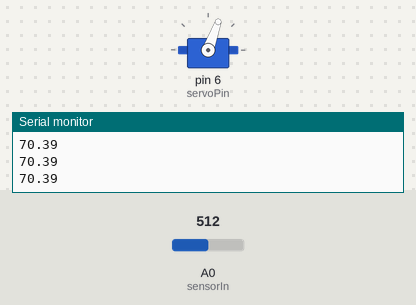
Simulated run of this sketch. Board: Arduino Uno, built with avr-gcc and run on an emulated ATmega328P. On the bench: servo, the last lines printed to the serial monitor. Inputs (shaded band) come from the test bench; at power-on: A0 (sensorIn) = 512.

Above: at 1.2 s.
1.3 s: A0 (sensorIn) set to 716
At 2.5 s:
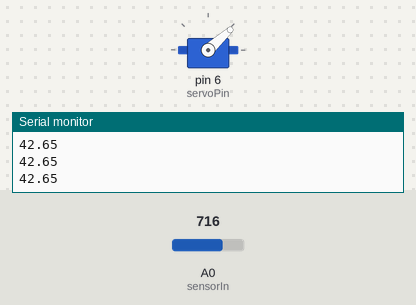
2.8 s: A0 (sensorIn) set to 900
At 3.8 s:
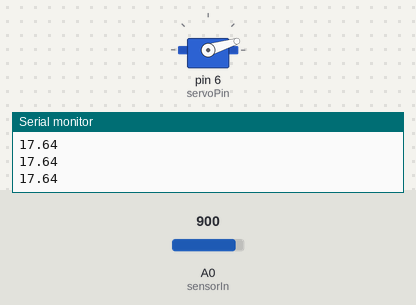
4.3 s: A0 (sensorIn) set to 306
At 4.9 s:
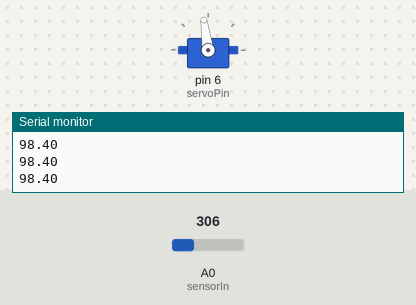
5.8 s: A0 (sensorIn) set to 122
At 6.1 s:
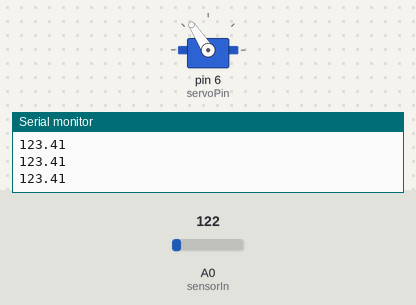
7.3 s: A0 (sensorIn) set to 0
At 8.5 s:
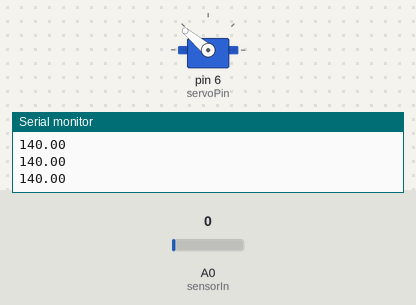
8.8 s: A0 (sensorIn) set to 511
At 9.7 s:
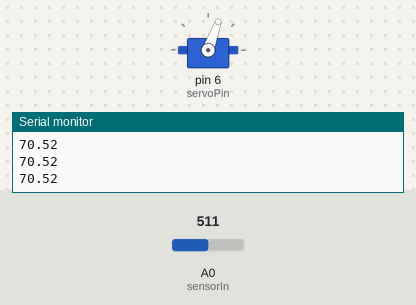
Timing chart, 0 to 11.3 s (numbered marks = the images above; inputs shaded):
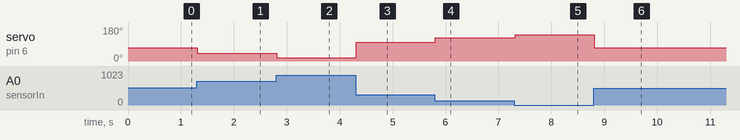

Measured:
- after the input at 1.3 s, servo on pin 6 (servoPin): 70° → 42° at once
- after the input at 2.8 s, servo on pin 6 (servoPin): 42° → 17° at once
- after the input at 4.3 s, servo on pin 6 (servoPin): 17° → 98° at once
- after the input at 5.8 s, servo on pin 6 (servoPin): 98° → 123° at once
- after the input at 7.3 s, servo on pin 6 (servoPin): 123° → 140° at once
- after the input at 8.8 s, servo on pin 6 (servoPin): 140° → 70° at once

The sketch:

servo.ino
```cpp
#include <Servo.h>
int servoPin = 6;
int servoPos = 0;
int delayTime = 0;
int sensorIn = A0;
int sensorValues;
float srv;
Servo pointer;
void setup() {

  Serial.begin(9600);
  pointer.attach(servoPin);
  pinMode(sensorIn,INPUT);

}

void loop() {
  sensorValues = analogRead(sensorIn);
  srv = 140.00-((138.00/1015.00)*sensorValues);
  Serial.println(srv);
  delay(delayTime);
  pointer.write(srv);
}
```
